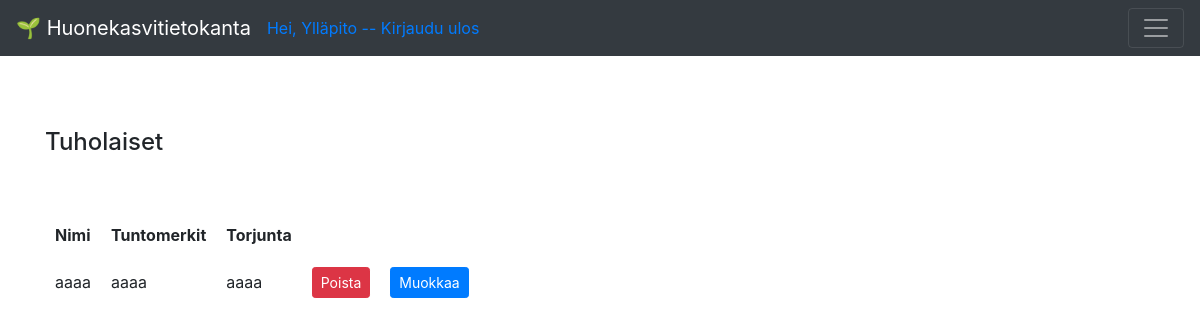
Page /pests (signed in) on the committed database.
### application/auth/models.py (models this page shows, shortened)
class User(Base):
    __tablename__ = "account"
    date_created = db.Column(db.DateTime, default=db.func.current_timestamp())
    username = db.Column(db.String(144), nullable=False, unique=True)
    password = db.Column(db.String(144), nullable=False)
    plants = db.relationship("Plant", backref='account', lazy=True)

### application/pests/models.py (models this page shows, shortened)
class Pest(Base):
    description = db.Column(db.String(400), nullable=False)
    control = db.Column(db.String(400), nullable=False)

### application/pests/views.py (the view)
@app.route("/pests", methods=["GET"])
@login_required(role="ANY")
def pests_index():
    return render_template("pests/list.html", pests = Pest.query.all())

### application/__init__.py (called while the page is built)
def login_required(role = "ANY"):
    def wrapper(fn):
        @wraps(fn)
        def decorated_view(*args, **kwargs):
            if not current_user:
                return login_manager.unauthorized()
            if not current_user.is_authenticated:
                return login_manager.unauthorized()
            unauthorized = False
            if not role == "ANY":
                unauthorized = True
                for user_role in current_user.userrole():
                    if user_role == role:
                        unauthorized = False
                        break
            if unauthorized:
                return login_manager.unauthorized()
            return fn(*args, **kwargs)
        return decorated_view
    return wrapper

@login_manager.user_loader
def load_user(user_id):
    return User.query.get(user_id)

### application/templates/pests/list.html
{% extends "layout.html" %}
{% block body %}
<h4>Tuholaiset</h4>
<br>
<br>
  <table cellpadding="20">
    <tr>
      <th>Nimi</th>
      <th>Tuntomerkit</th>
      <th>Torjunta<th>
    </tr>
    {% for pest in pests %}
    <tr>
      <td>{{ pest.name }}</td>
      <td>{{ pest.description }}</td>
      <td>{{ pest.control }}</td>
      {% if current_user.id == 1 %}
      <td>
          <form method="POST" action="{{ url_for('pests_delete', pest_id=pest.id) }}">
            <button type="submit" class="btn btn-danger btn-sm">Poista</button>
          </form>
              </td>
              <td>
                  <form method="POST" action="{{ url_for('pests_edit', pest_id=pest.id) }}">
                    <button type="submit" class="btn btn-primary btn-sm">Muokkaa</button>
                  </form>
                      </td>
                      {% endif %}
    </tr>
    {% endfor %}
  </table>
{% endblock %}

### application/templates/layout.html (shortened to what this page needs)
<!DOCTYPE html>
<html>
  <head>
    <link rel="stylesheet"
          href= "https://stackpath.bootstrapcdn.com/bootstrap/4.3.1/css/bootstrap.min.css">
  </head>
  <body>
<nav class="navbar navbar-dark bg-dark">
    <a class="navbar-brand" href="/">&#127793; Huonekasvitietokanta</a>
    {% if current_user.is_authenticated %}
        <a href="{{ url_for('auth_logout') }}">Hei, {{ current_user.name }} -- Kirjaudu ulos</a>
        {% else %}
        </li><a class= "nav-link" href="{{ url_for('auth_login') }}">Kirjaudu sisään</a>
        <a class="nav-link" href="{{ url_for('auth_new') }}">Luo tunnus</a>
        {% endif %}
    <button class="navbar-toggler ml-auto"
                type="button"
                data-toggle="collapse"
                data-target="#navbarSupportedContent1">
            <span class="navbar-toggler-icon my-toggler">
          </span>
        </button>
  </nav>
<main role="main" class="container">
    <br>
    <br>
    <br>
    {% block body %}{% endblock %}
  </body>
</html>

### application/templates/layout.html (style rules this page uses)
table, th, td { padding: 10px; }

### rows in the picture
User: name "Ylläpito"
Pest: name "aaaa", description "aaaa", control "aaaa"
